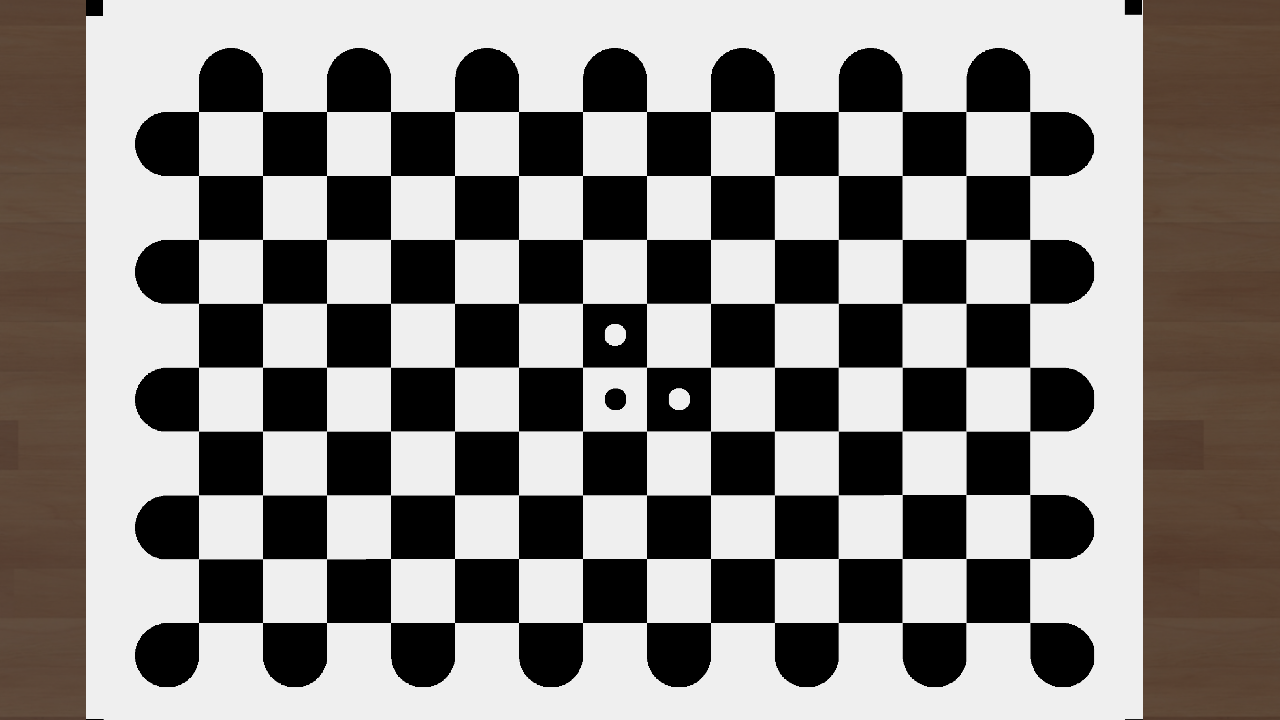
#> input picture WebotsRobotRandomPose/controllers/robotarm_controller/A.png, 1280 x 720 px; its folder holds only this picture in this run
$ python -i pose_estimation.py   (imports and definitions only)
#> lines starting #> are read from the running program, lines starting #| are printed output that depends on the picture; after the words box and inside, x2 and y2 are one past the last pixel; in counts of white or black regions, pixels touching at a corner belong together
#> further down, picture is the input picture: shape (720, 1280, 3); mean B, G, R 130, 132.7, 136.5
import cv2 as cv
import numpy as np
import glob

# https://stackoverflow.com/questions/66225558/cv2-findchessboardcorners-fails-to-find-corners
# https://answers.opencv.org/question/228937/drawing-checkerboards-reference-frame-does-not-yield-correct-results-solvepnpprojectpoints/
# https://stackoverflow.com/questions/61174530/drawing-checkerboards-reference-frame-for-pose-estimation-using-opencv-solvepn

CHECKERBOARD_WIDTH = 14
CHECKERBOARD_HEIGHT = 9
SQUARE_SIZE = 0.02576179508
criteria = (cv.TERM_CRITERIA_EPS + cv.TERM_CRITERIA_MAX_ITER, 30, 0.001)


# [11 lines left out: function objpgen, not called in this run]


def prepareimage(img):
    lwr = np.array([0, 0, 50])
    upr = np.array([200, 150, 250])
    hsv = cv.cvtColor(img, cv.COLOR_BGR2HSV)
#> hsv: shape (720, 1280, 3); mean H, S, V 2.2, 18.4, 136.5
    msk = cv.inRange(hsv, lwr, upr)
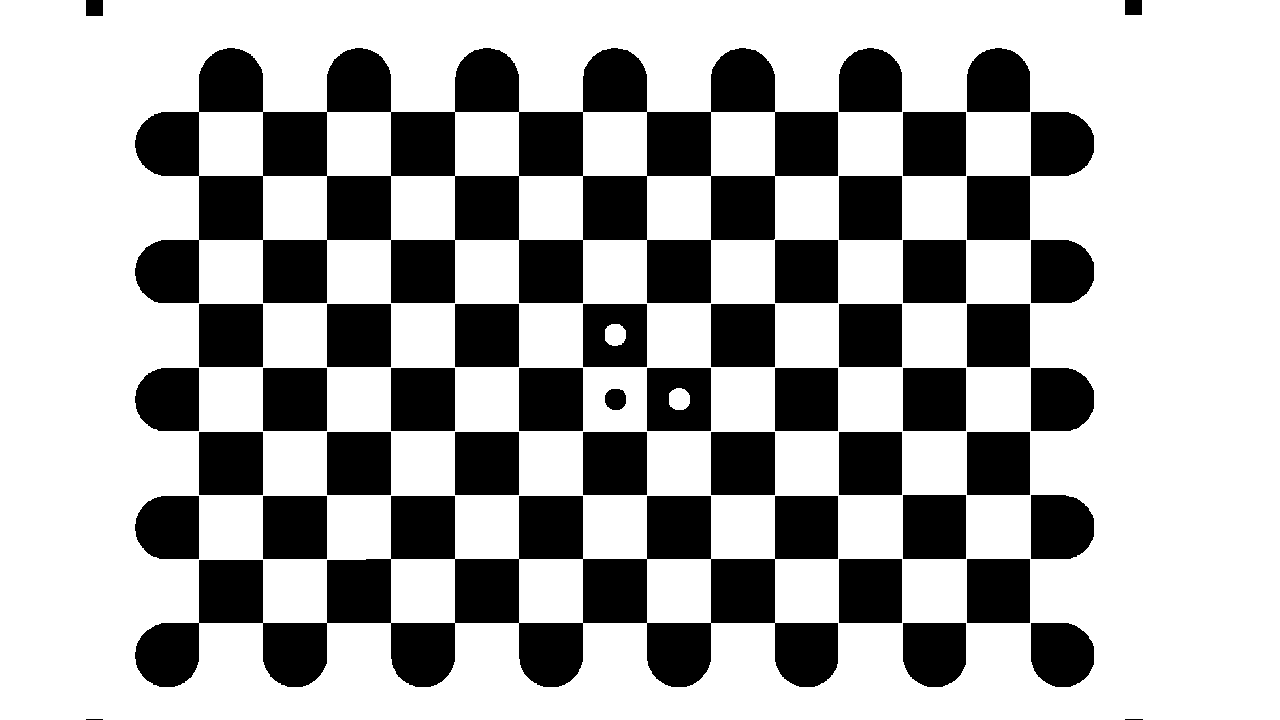
#> msk: shape (720, 1280); 68.2% white; 46 black regions (2 under 20 px), largest, box (x1, y1, x2, y2) and area: (135, 48, 838, 303) 82467, (135, 496, 838, 687) 58255, (903, 112, 966, 176) 4032
    krn = cv.getStructuringElement(cv.MORPH_RECT, (50, 30))
    dlt = cv.dilate(msk, krn, iterations=5)
#> dlt: shape (720, 1280); every value is 255
    res = 255 - cv.bitwise_and(dlt, msk)
    return np.uint8(res)


# === CALIBRATE CAMERA ============================================================================

# [102 lines left out: functions calibrate, findpose, worldposecalc, not called in this run]

>>> import cv2
>>> picture = cv2.imread('A.png')
>>> result = prepareimage(picture)

$ run again, on WebotsRobotRandomPose/controllers/robotarm_controller/B.png
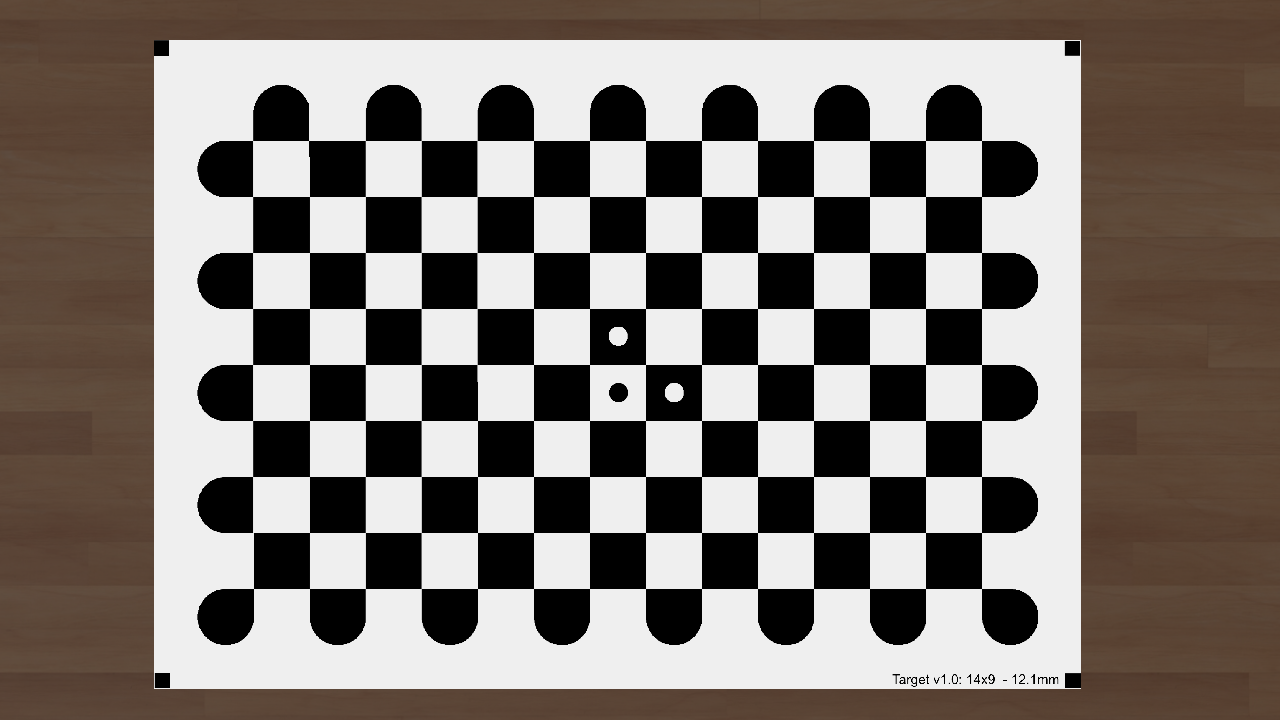
#> input picture WebotsRobotRandomPose/controllers/robotarm_controller/B.png, 1280 x 720 px
#> picture is the input picture: shape (720, 1280, 3); mean B, G, R 115.3, 120.6, 128.2
#> hsv: shape (720, 1280, 3); mean H, S, V 4.3, 36.6, 128.2
#> in prepareimage, `msk = cv.inRange(hsv, lwr, upr)`:
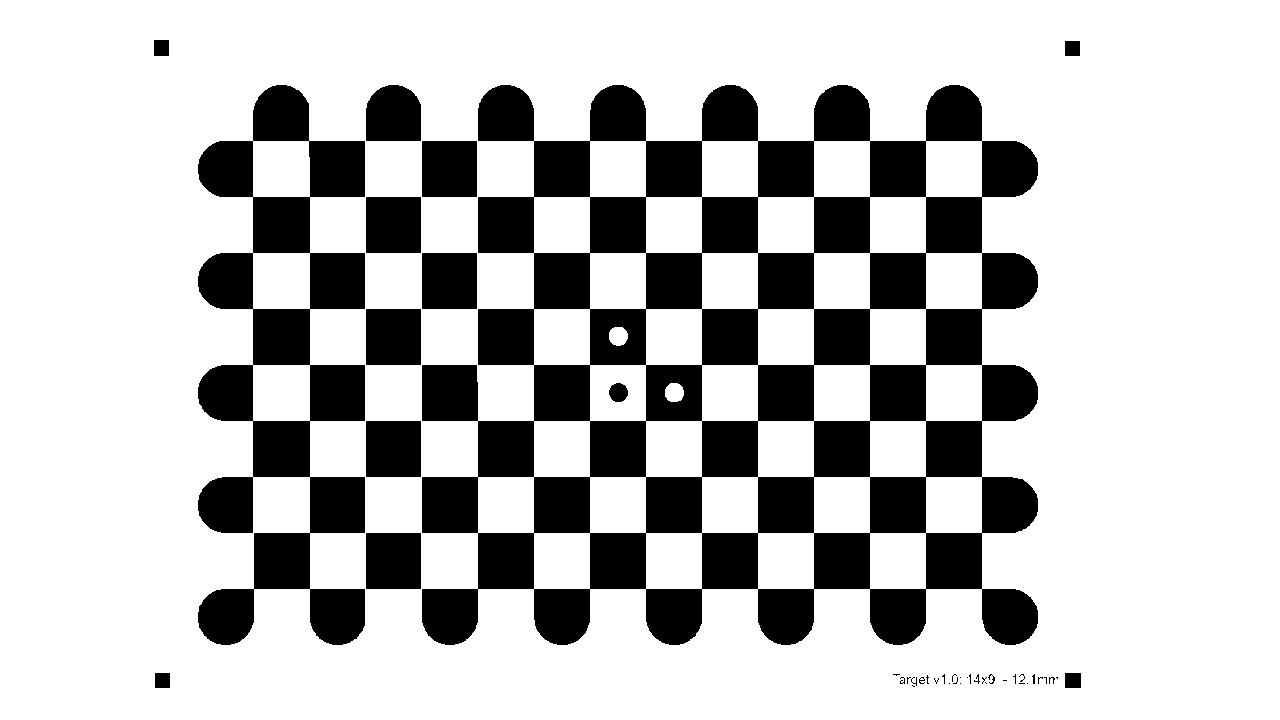
#> msk: shape (720, 1280); 75.3% white; 44 black regions (26 under 20 px), largest, box (x1, y1, x2, y2) and area: (422, 85, 1038, 645) 160500, (198, 85, 365, 645) 44288, (422, 141, 477, 197) 3080
#> dlt: shape (720, 1280); every value is 255

$ run again, on WebotsRobotRandomPose/controllers/robotarm_controller/C.png
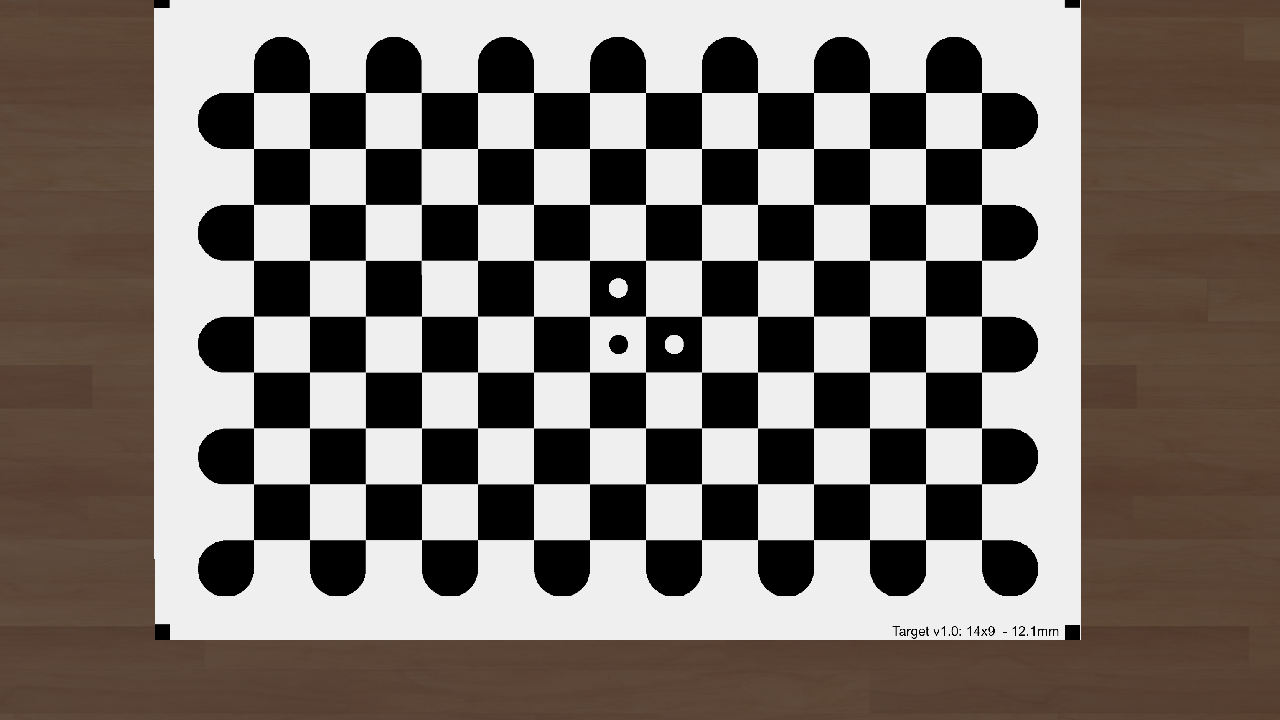
#> input picture WebotsRobotRandomPose/controllers/robotarm_controller/C.png, 1280 x 720 px
#> picture is the input picture: shape (720, 1280, 3); mean B, G, R 113.9, 119.3, 127.1
#> hsv: shape (720, 1280, 3); mean H, S, V 4.4, 37.3, 127.1
#> in prepareimage, `msk = cv.inRange(hsv, lwr, upr)`:
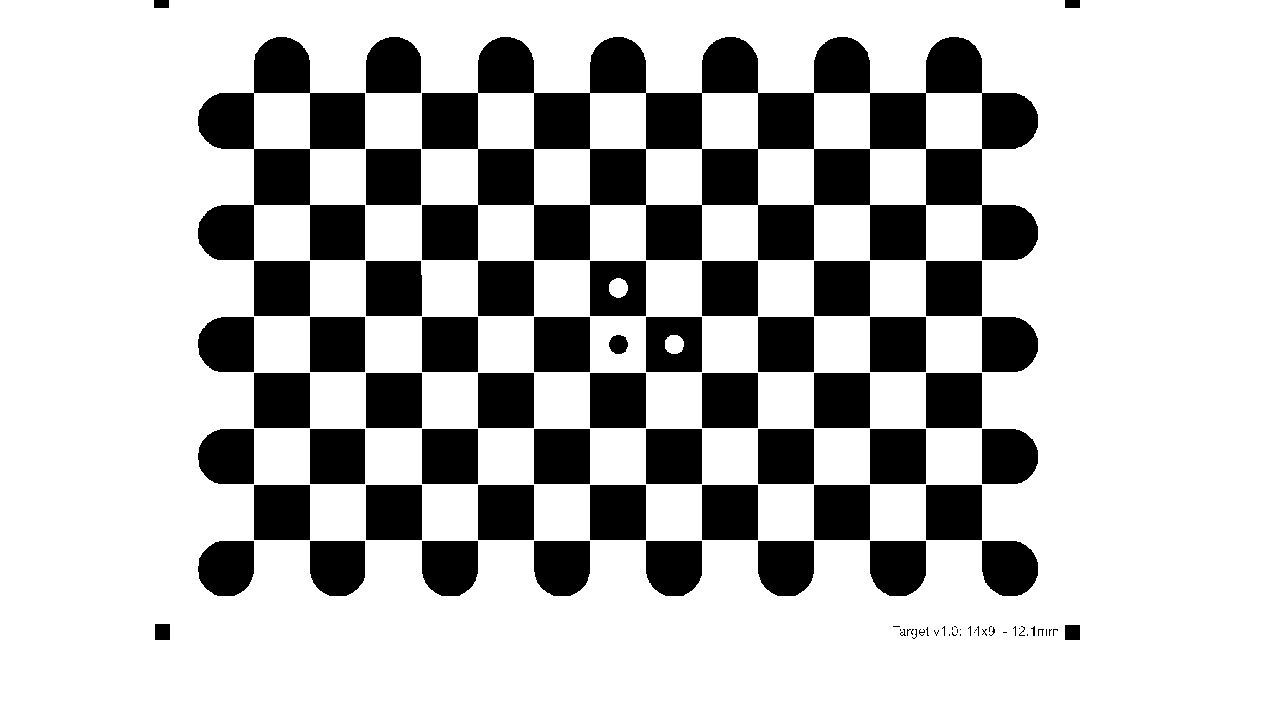
#> msk: shape (720, 1280); 75.6% white; 88 black regions (33 under 20 px), largest, box (x1, y1, x2, y2) and area: (422, 37, 1038, 260) 66373, (198, 37, 365, 260) 17624, (366, 149, 421, 205) 3080
#> dlt: shape (720, 1280); every value is 255

$ run again, on WebotsRobotRandomPose/controllers/robotarm_controller/D.png
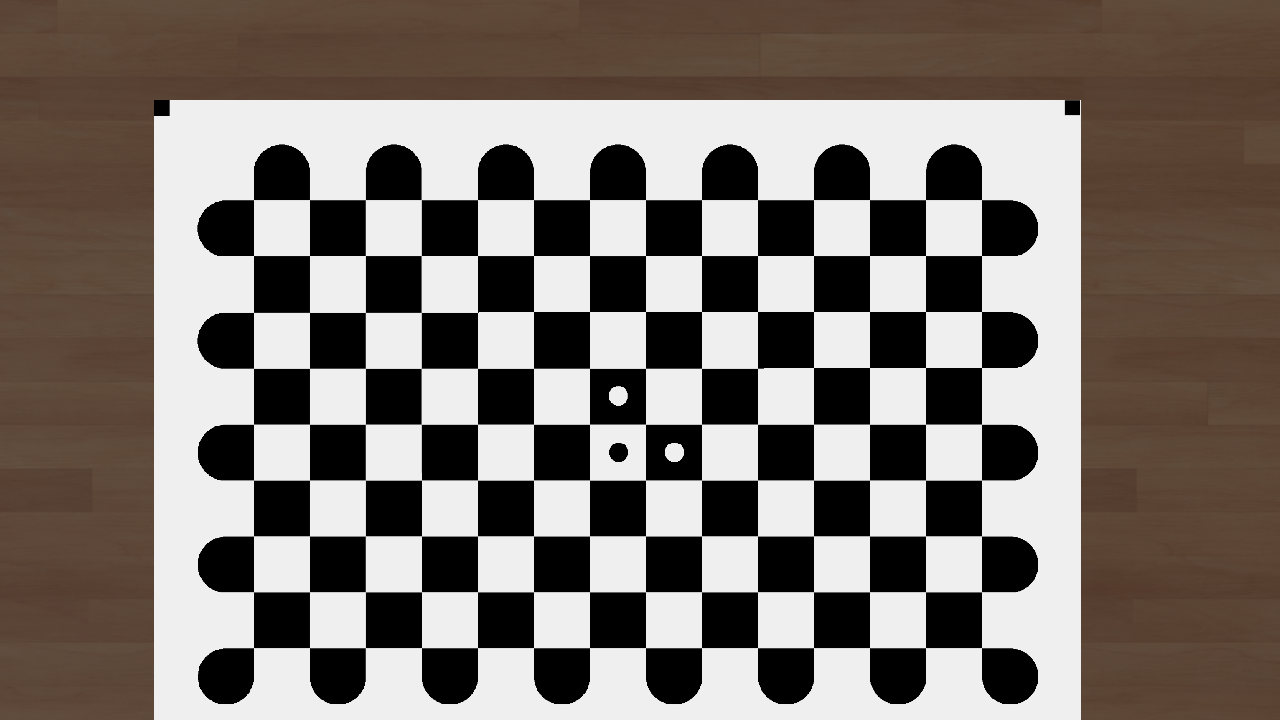
#> input picture WebotsRobotRandomPose/controllers/robotarm_controller/D.png, 1280 x 720 px
#> picture is the input picture: shape (720, 1280, 3); mean B, G, R 110.4, 116.3, 124.5
#> hsv: shape (720, 1280, 3); mean H, S, V 4.7, 39.6, 124.5
#> in prepareimage, `msk = cv.inRange(hsv, lwr, upr)`:
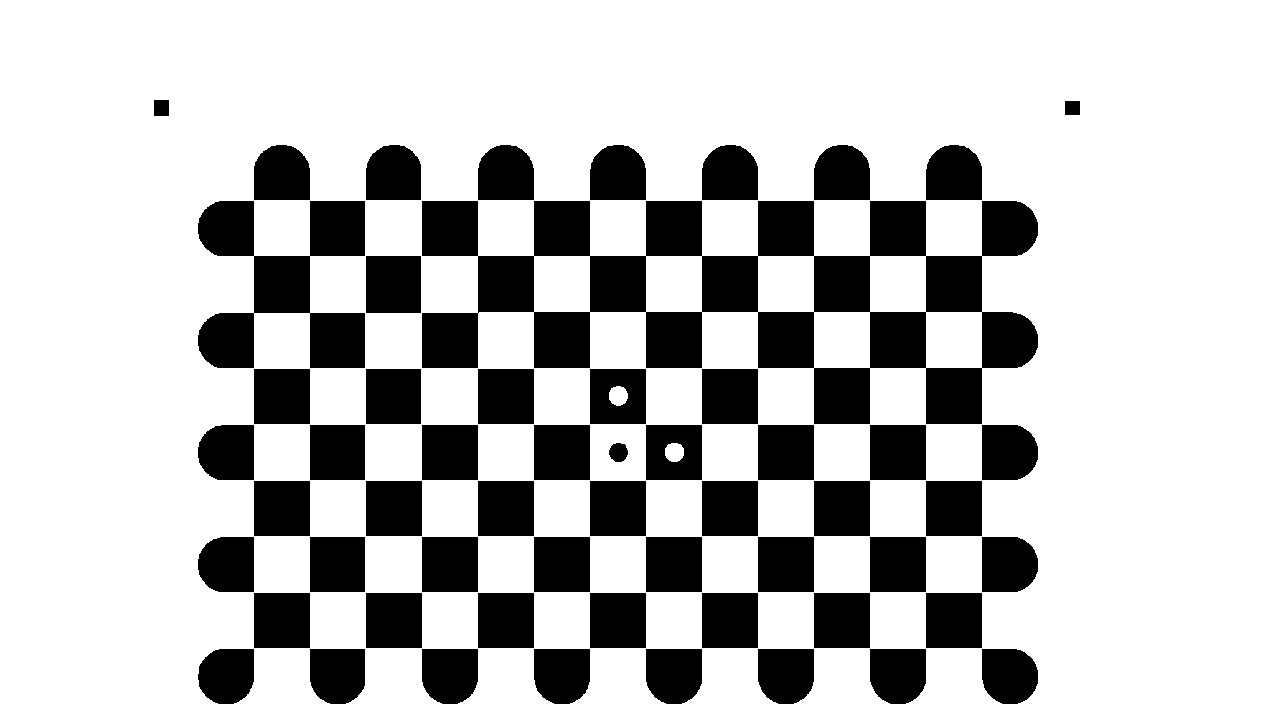
#> msk: shape (720, 1280); 75.7% white; 56 black regions, largest, box (x1, y1, x2, y2) and area: (422, 201, 1038, 424) 58582, (198, 201, 365, 368) 14798, (366, 256, 421, 313) 3135
#> dlt: shape (720, 1280); every value is 255
